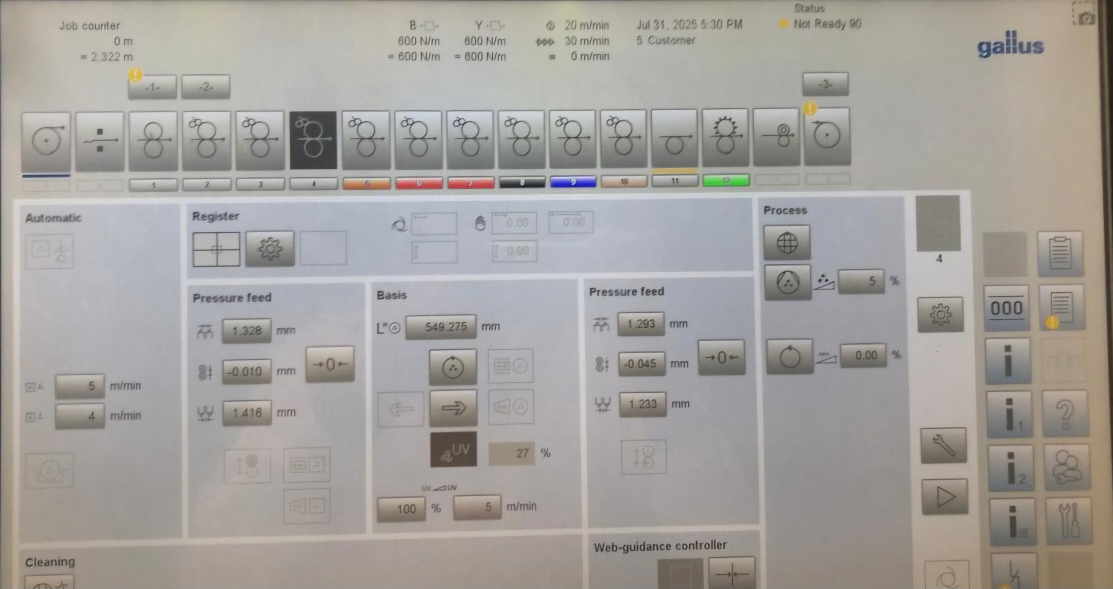
#> input picture SampleImage.png, 4452 x 2356 px (shown at 1/4 size)
$ python ocr_extraction.py
#> lines starting #> are read from the running program, lines starting #| are printed output that depends on the picture
from PIL import Image
import pytesseract
import matplotlib.pyplot as plt
import re
import openpyxl
from openpyxl import Workbook
import os

# --- Load image ---
pytesseract.pytesseract.tesseract_cmd = r"C:\Program Files\Tesseract-OCR\tesseract.exe"
img_path = "SampleImage.png"
img = Image.open(img_path)
#> img is the input picture: PIL image 4452x2356 RGB; mean R, G, B 164, 160.5, 156.8

# --- Crop areas ---
job_counter_crop = img.crop((400,470,800,550))      # Job counter box
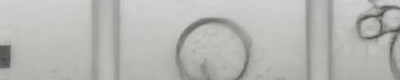
#> job_counter_crop: PIL image 400x80 RGB; mean R, G, B 181.5, 182.4, 178.5
datetime_crop = img.crop((1930, 410, 2230, 470))       # Date & Time area
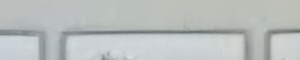
#> datetime_crop: PIL image 300x60 RGB; mean R, G, B 185.7, 190.9, 189.8
status_crop = img.crop((2320, 430, 2520, 470))        # Status area
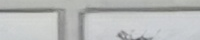
#> status_crop: PIL image 200x40 RGB; mean R, G, B 184.5, 186.3, 185.7


# --- OCR ---
custom_config = r'--oem 3 --psm 6'
#> (the run stopped early here; a loop or call above may not have finished)
